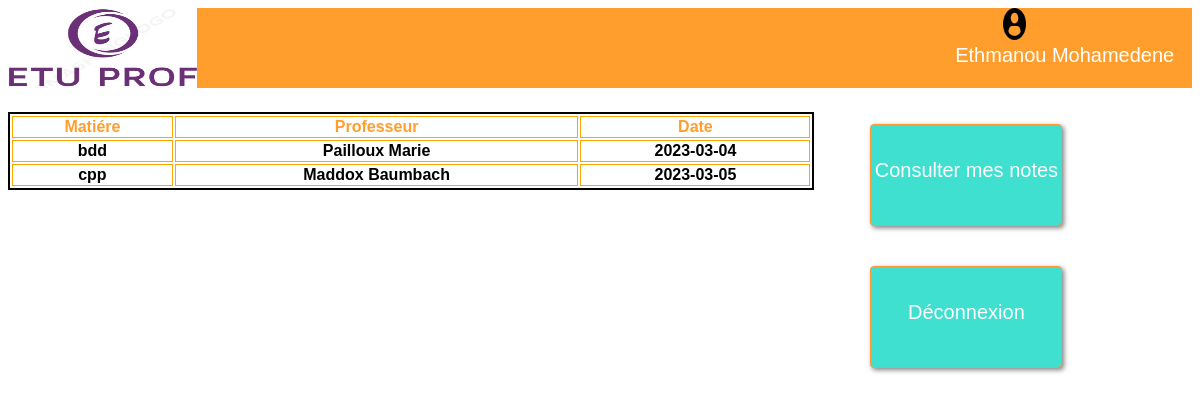
Page /etudiant_abscences/index.php (signed in) on the committed database.
### tables this page shows
CREATE TABLE IF NOT EXISTS `Etudiant` (
  `idEtu` int(11) NOT NULL AUTO_INCREMENT,
  `nomEtu` varchar(50) NOT NULL,
  `prenomEtu` varchar(50) NOT NULL,
  `mailEtu` varchar(100) NOT NULL,
  `motPass` varchar(50) NOT NULL,
  PRIMARY KEY (`idEtu`)
);

CREATE TABLE IF NOT EXISTS `Absence` (
  `idEtu` int(11) NOT NULL,
  `nomCours` varchar(50) NOT NULL,
  `heurs` varchar(50) NOT NULL,
  PRIMARY KEY (`idEtu`, `nomCours`),
  KEY `fk_coursRate` (`nomCours`),
  KEY `fk_idEtud` (`idEtu`)
);

CREATE TABLE IF NOT EXISTS `Professeur` (
  `idProf` int(11) NOT NULL AUTO_INCREMENT,
  `nomProf` varchar(50) NOT NULL,
  `prenomProf` varchar(50) NOT NULL,
  `mailProf` varchar(100) NOT NULL,
  `motPass` varchar(50) NOT NULL,
  `nomCours` varchar(50) NOT NULL,
  PRIMARY KEY (`idProf`),
  KEY `fk_nomCours` (`nomCours`)
);

### etudiant/fonctions.php (called while the page is built, shortened)
<?php
   function db_query($connection, $sql) {
    $result_set = mysqli_query($connection, $sql);
    return $result_set;
  }
 ?>

### etudiant_abscences/index.php (the view, shortened to what this page needs)
<?php
	include('../etudiant/fonctions.php');
?>
<html>
	<head>
		<link rel="stylesheet" href="style.css">
	</head>
	<header class="header">
		<div class="logo">
			<img src="../images/logo.jpg">
		</div>
		<div class="profil">
			<img src="../images/photo.png">
			<?php
				$db = db_connect();
				$email = $_SESSION['email'];
				$sql = "SELECT * FROM etudiant where mailEtu = '$email'";
				$result = db_query($db, $sql);
				$data = mysqli_fetch_array($result);
				$name=$data['nomEtu'].' '.$data['prenomEtu'];
				echo "<figcaption> $name </figcaption>";
			?>
		</div>
	</header>
	<body>
		<section class="container">
			<div class="left-half">
				<article>
					<table class="t2">
						<tr>
							<th>Matiére</th>
							<th>Professeur</th>
							<th> Date </th>
						</tr>
						<?php
							$db = db_connect();
							$email = $_SESSION['email'];
							$sql = "SELECT * FROM etudiant where mailEtu = '$email'";
							$result = db_query($db, $sql);
							$data = mysqli_fetch_array($result);
							$sql = "SELECT * FROM absence INNER JOIN professeur
								on absence.nomCours = professeur.nomCours WHERE absence.idEtu = ".$data['idEtu'];
							$result = db_query($db, $sql);
							while($data = mysqli_fetch_array($result)){
								echo '<tr >
										<th class = "t1">'.$data['nomCours'].'</th>
										<th class = "t1">'.$data['nomProf'].' '.$data['prenomProf'].'</th>
										<th class = "t1">'.$data['heurs'].'</th>
									  </tr>';
							}
						?>
					</table>
				</article>
			</div>
			<div class="right-half">
				<article>
					<ul class="menu">
						<li>
							<a href="../etudiant_rating/index.php"><div class="absences">Consulter mes notes</div></a>
						</li>
						<li>
							<a href="../acceuil_premierpage/index.php"><div class="absences">Déconnexion</div></a>
						</li>
					</ul>
				</article>
			</div>
		</section>
	</body>
</html>

### etudiant_abscences/style.css (style rules this page uses)
html, body, section { height: 100%; }
body { color: #ff9e2c; font-family: sans-serif; font-size: 1.25rem; line-height: 150%; }
div { display: flex; flex-direction: column; }
.container { display: flex; }
.left-half { flex: 1; flex-basis:70%; padding-top:2%; }
.right-half { flex: 1; flex-basis:30%; padding: 1rem; }
.header { background-color: #ff9e2c; display:flex; height:10%; flex-direction:row; justify-content:space-between; }
.logo { flex-basis:80%; height:100%; }
.logo img { height:100%; width:20%; }
.profil { color:white; flex-basis:20%; }
.profil img { height:40%; width:10%; padding-left:20%; }
.t2 { border : 2px solid black; }
.t2 td, .t2 th { border: 1px solid orange; }
table { width:100%; }
.t1 { color:black; }
.menu { display:flex; flex-direction:column; justify-content:space-between; gap: 40px; }
.menu li { list-style-type:none; text-align:space-between; }
.menu a { box-shadow:2px 2px 5px gray; display:block; text-align:center; background-color:rgb(64,224,208); border-radius:4px; border:1px solid #ff9933; color:rgb(252, 252, 252); text-decoration: none; width:190px; height: 100px; transition:1s; z-index:1; transition: all 1s; }
.absences { padding-top: 30px; padding-right: 0px; padding-bottom: 30px; padding-left: 0px; }

### rows in the picture
etudiant: name "Ethmanou Mohamedene"
absence: professeur.nomCours "bdd", professeur.nomProf "Pailloux", professeur.prenomProf "Marie", heurs "2023-03-04"
absence: professeur.nomCours "cpp", professeur.nomProf "Maddox", professeur.prenomProf "Baumbach", heurs "2023-03-05"
